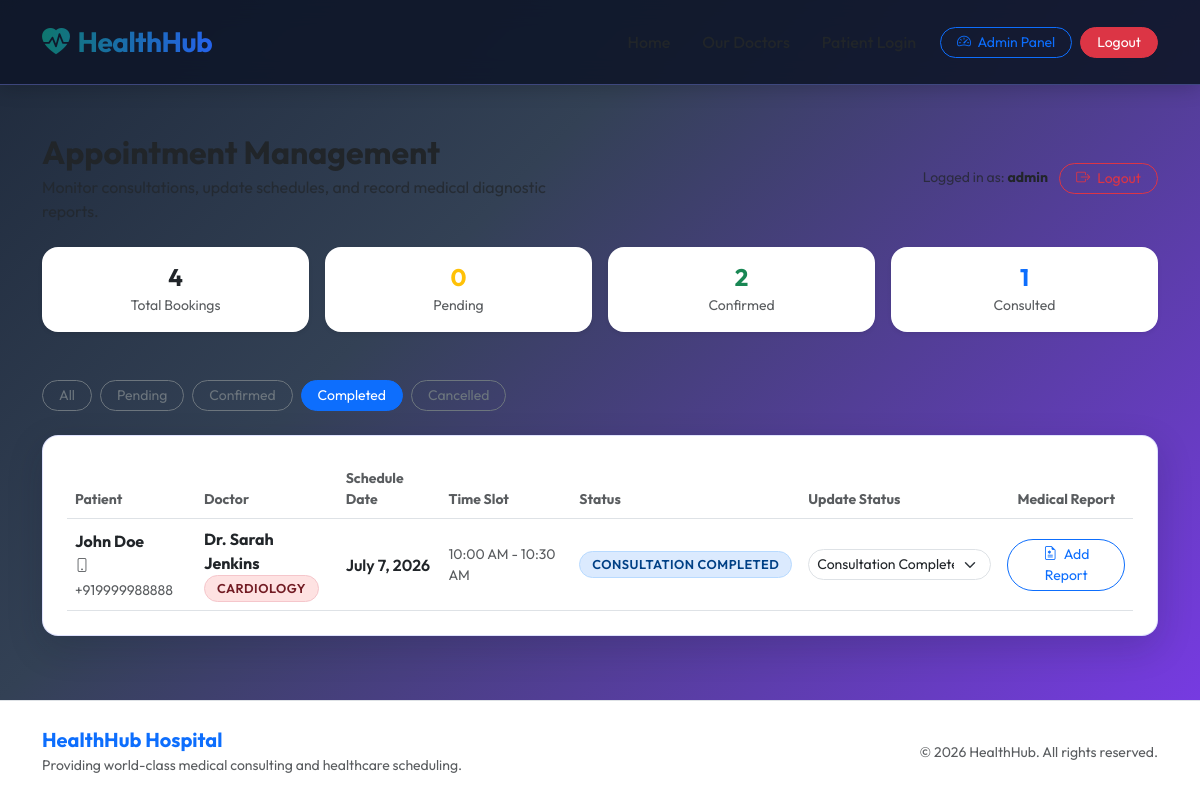
The app's page /admin-panel/?status=COMPLETED (signed in) with its own data.
### hospital/models.py (models this page shows, shortened)
class Appointment(models.Model):
    STATUS_CHOICES = [
        ('PENDING', 'Pending Confirmation'),
        ('CONFIRMED', 'Confirmed'),
        ('COMPLETED', 'Consultation Completed'),
        ('CANCELLED', 'Cancelled'),
    ]
    patient_name = models.CharField(max_length=100)
    patient_phone = models.CharField(max_length=15)
    doctor = models.ForeignKey(Doctor, on_delete=models.CASCADE, related_name='appointments')
    appointment_date = models.DateField()
    time_slot = models.CharField(max_length=20, help_text="e.g. 10:00 AM - 10:30 AM")
    reason = models.TextField(blank=True)
    status = models.CharField(max_length=15, choices=STATUS_CHOICES, default='PENDING')
    created_at = models.DateTimeField(auto_now_add=True)
    class Meta:
        unique_together = ['doctor', 'appointment_date', 'time_slot']

class Doctor(models.Model):
    DEPARTMENTS = [
        ('CARDIO', 'Cardiology'),
        ('PEDIA', 'Pediatrics'),
        ('ORTHO', 'Orthopedics'),
        ('NEURO', 'Neurology'),
    ]
    name = models.CharField(max_length=100)
    department = models.CharField(max_length=10, choices=DEPARTMENTS)
    specialization = models.CharField(max_length=150)
    consultation_fee = models.DecimalField(max_digits=8, decimal_places=2)
    available_days = models.CharField(max_length=100, default="Mon - Fri")
    is_active = models.BooleanField(default=True)

### hospital/views.py (the view)
# urls.py: path('admin-panel/', views.admin_dashboard, name='admin_dashboard'),
@staff_member_required(login_url='admin_login')
def admin_dashboard(request):
    status_filter = request.GET.get('status', '')
    appointments = Appointment.objects.all().order_by('-appointment_date', '-created_at')
    if status_filter:
        appointments = appointments.filter(status=status_filter)
    stats = {
        'total': Appointment.objects.count(),
        'pending': Appointment.objects.filter(status='PENDING').count(),
        'confirmed': Appointment.objects.filter(status='CONFIRMED').count(),
        'completed': Appointment.objects.filter(status='COMPLETED').count(),
        'cancelled': Appointment.objects.filter(status='CANCELLED').count(),
    }
    context = {
        'appointments': appointments,
        'selected_status': status_filter,
        'stats': stats,
        'status_choices': Appointment.STATUS_CHOICES,
    }
    return render(request, 'hospital/admin_dashboard.html', context)

### hospital/templates/hospital/admin_dashboard.html (shortened to what this page needs)
{% extends 'hospital/base.html' %}
{% block content %}
<div class="row mb-4 align-items-center">
    <div class="col-md-6">
        <h2 class="fw-bold text-dark mb-1">Appointment Management</h2>
        <p class="text-muted mb-0">Monitor consultations, update schedules, and record medical diagnostic reports.</p>
    </div>
    <div class="col-md-6 text-md-end mt-3 mt-md-0">
        <span class="text-muted me-2 small">Logged in as: <strong class="text-dark">{{ user.username }}</strong></span>
        <a class="btn btn-sm btn-outline-danger rounded-pill px-3" href="{% url 'admin_logout' %}">
            <i class="bi bi-box-arrow-right me-1"></i> Logout
        </a>
    </div>
</div>
<div class="row g-3 mb-5 fade-in">
    <div class="col-6 col-lg-3">
        <div class="p-3 bg-white glass-card rounded-4 border-0 text-center shadow-sm">
            <h4 class="fw-bold mb-0 text-dark">{{ stats.total }}</h4>
            <small class="text-muted small uppercase tracking-wider">Total Bookings</small>
        </div>
    </div>
    <div class="col-6 col-lg-3">
        <div class="p-3 bg-white glass-card rounded-4 border-0 text-center shadow-sm">
            <h4 class="fw-bold mb-0 text-warning">{{ stats.pending }}</h4>
            <small class="text-muted small uppercase tracking-wider">Pending</small>
        </div>
    </div>
    <div class="col-6 col-lg-3">
        <div class="p-3 bg-white glass-card rounded-4 border-0 text-center shadow-sm">
            <h4 class="fw-bold mb-0 text-success">{{ stats.confirmed }}</h4>
            <small class="text-muted small uppercase tracking-wider">Confirmed</small>
        </div>
    </div>
    <div class="col-6 col-lg-3">
        <div class="p-3 bg-white glass-card rounded-4 border-0 text-center shadow-sm">
            <h4 class="fw-bold mb-0 text-primary">{{ stats.completed }}</h4>
            <small class="text-muted small uppercase tracking-wider">Consulted</small>
        </div>
    </div>
</div>
<div class="row mb-4 align-items-center justify-content-between fade-in delay-1">
    <div class="col-md-auto mb-3 mb-md-0">
        <div class="d-flex flex-wrap gap-2">
            <a href="{% url 'admin_dashboard' %}" class="btn btn-sm rounded-pill px-3 {% if not selected_status %}btn-primary{% else %}btn-outline-secondary{% endif %}">
                All
            </a>
            <a href="{% url 'admin_dashboard' %}?status=PENDING" class="btn btn-sm rounded-pill px-3 {% if selected_status == 'PENDING' %}btn-warning text-dark{% else %}btn-outline-secondary{% endif %}">
                Pending
            </a>
            <a href="{% url 'admin_dashboard' %}?status=CONFIRMED" class="btn btn-sm rounded-pill px-3 {% if selected_status == 'CONFIRMED' %}btn-success{% else %}btn-outline-secondary{% endif %}">
                Confirmed
            </a>
            <a href="{% url 'admin_dashboard' %}?status=COMPLETED" class="btn btn-sm rounded-pill px-3 {% if selected_status == 'COMPLETED' %}btn-primary{% else %}btn-outline-secondary{% endif %}">
                Completed
            </a>
            <a href="{% url 'admin_dashboard' %}?status=CANCELLED" class="btn btn-sm rounded-pill px-3 {% if selected_status == 'CANCELLED' %}btn-danger{% else %}btn-outline-secondary{% endif %}">
                Cancelled
            </a>
        </div>
    </div>
</div>
<div class="glass-card bg-white p-4 fade-in delay-2">
    {% if appointments %}
        <div class="table-responsive">
            <table class="table table-hover align-middle mb-0">
                <thead>
                    <tr>
                        <th class="text-muted small">Patient</th>
                        <th class="text-muted small">Doctor</th>
                        <th class="text-muted small">Schedule Date</th>
                        <th class="text-muted small">Time Slot</th>
                        <th class="text-muted small">Status</th>
                        <th class="text-muted small">Update Status</th>
                        <th class="text-muted small text-center">Medical Report</th>
                    </tr>
                </thead>
                <tbody>
                    {% for app in appointments %}
                        <tr>
                            <td>
                                <div class="fw-bold text-dark">{{ app.patient_name }}</div>
                                <small class="text-muted"><i class="bi bi-phone me-1"></i>{{ app.patient_phone }}</small>
                            </td>
                            <td>
                                <div class="fw-bold text-dark">Dr. {{ app.doctor.name }}</div>
                                <span class="badge badge-custom {% if app.doctor.department == 'CARDIO' %}badge-cancelled{% elif app.doctor.department == 'PEDIA' %}badge-completed{% elif app.doctor.department == 'ORTHO' %}badge-confirmed{% else %}badge-pending{% endif %}">
                                    {{ app.doctor.get_department_display }}
                                </span>
                            </td>
                            <td class="fw-semibold">{{ app.appointment_date }}</td>
                            <td class="text-muted small">{{ app.time_slot }}</td>
                            <td>
                                {% if app.status == 'PENDING' %}
                                    <span class="badge badge-custom badge-pending">{{ app.get_status_display }}</span>
                                {% elif app.status == 'CONFIRMED' %}
                                    <span class="badge badge-custom badge-confirmed">{{ app.get_status_display }}</span>
                                {% elif app.status == 'COMPLETED' %}
                                    <span class="badge badge-custom badge-completed">{{ app.get_status_display }}</span>
                                {% else %}
                                    <span class="badge badge-custom badge-cancelled">{{ app.get_status_display }}</span>
                                {% endif %}
                            </td>
                            <td>
                                <form method="POST" action="{% url 'update_appointment_status' app.id %}" class="d-flex align-items-center gap-2">
                                    <select name="status" class="form-select form-select-sm rounded-pill" style="min-width: 120px;" onchange="this.form.submit()">
                                        {% for status_val, status_lbl in status_choices %}
                                            <option value="{{ status_val }}" {% if app.status == status_val %}selected{% endif %}>{{ status_lbl }}</option>
                                        {% endfor %}
                                    </select>
                                </form>
                            </td>
                            <td class="text-center">
                                {% if app.status == 'COMPLETED' or app.status == 'CONFIRMED' %}
                                    <button type="button" class="btn btn-sm {% if app.medical_report %}btn-primary{% else %}btn-outline-primary{% endif %} rounded-pill px-3" data-bs-toggle="modal" data-bs-target="#reportModal{{ app.id }}">
                                        {% if app.medical_report %}
                                            <i class="bi bi-file-earmark-medical-fill me-1"></i> Edit Report
                                        {% else %}
                                            <i class="bi bi-file-earmark-medical me-1"></i> Add Report
                                        {% endif %}
                                    </button>
                                {% else %}
                                    <span class="text-muted small">Status must be confirmed/completed</span>
                                {% endif %}
                            </td>
                        </tr>
                    {% endfor %}
                </tbody>
            </table>
        </div>
    {% else %}
        <div class="text-center py-5">
            <i class="bi bi-calendar-x text-muted display-4"></i>
            <h5 class="mt-3">No appointments found matching that status.</h5>
            <p class="text-muted small">New bookings will appear here immediately after form submission.</p>
        </div>
    {% endif %}
</div>
{% endblock %}

### static/css/style.css (style rules this page uses)
:root { --primary: #2563eb; --primary-light: #dbeafe; --secondary: #64748b; --success: #0f766e; --success-light: #ccfbf1; --danger: #dc2626; --danger-light: #fee2e2; --warning: #d97706; --warning-light: #fef3c7; --info: #0891b2; --dark: #0f172a; --light: #f8fafc; --white: #ffffff; --teal: #0f766e; --teal-light: #ccfbf1; --purple: #7c3aed; --purple-light: #ede9fe; --glass-bg: rgba(255, 255, 255, 0.78); --glass-border: rgba(255, 255, 255, 0.5); --glass-shadow: 0 10px 30px 0 rgba(15, 23, 42, 0.12); }
body { font-family: 'Outfit', sans-serif; background: linear-gradient(135deg, #1e293b 0%, #334155 35%, #7c3aed 100%); min-height: 100vh; color: #f8fafc; display: flex; flex-direction: column; }
.glass-card { background: rgba(255, 255, 255, 0.92); backdrop-filter: blur(8px); -webkit-backdrop-filter: blur(8px); border: 1px solid rgba(129, 140, 248, 0.25); border-radius: 16px; box-shadow: 0 12px 35px rgba(15, 23, 42, 0.18); transition: all 0.3s cubic-bezier(0.4, 0, 0.2, 1); }
.badge-custom { padding: 6px 12px; border-radius: 30px; font-weight: 600; font-size: 0.8rem; text-transform: uppercase; letter-spacing: 0.5px; }
.badge-completed { background-color: var(--primary-light); color: #004085; border: 1px solid #b8daff; }
.badge-cancelled { background-color: var(--danger-light); color: #721c24; border: 1px solid #f5c6cb; }
.fade-in { animation: fadeIn 0.4s ease-out forwards; }
.delay-1 { animation-delay: 0.1s; }
.delay-2 { animation-delay: 0.2s; }

### records on screen
Appointment: patient_name "John Doe", patient_phone "+919999988888", doctor.name "Sarah Jenkins", doctor.department "CARDIOLOGY", appointment_date "July 7, 2026", time_slot "10:00 AM - 10:30 AM", status "CONSULTATION COMPLETED", status "Consultation Completed"

### other values on screen
{{ user.username }} "admin"
{{ stats.total }} "4"
{{ stats.pending }} "0"
{{ stats.confirmed }} "2"
{{ stats.completed }} "1"
